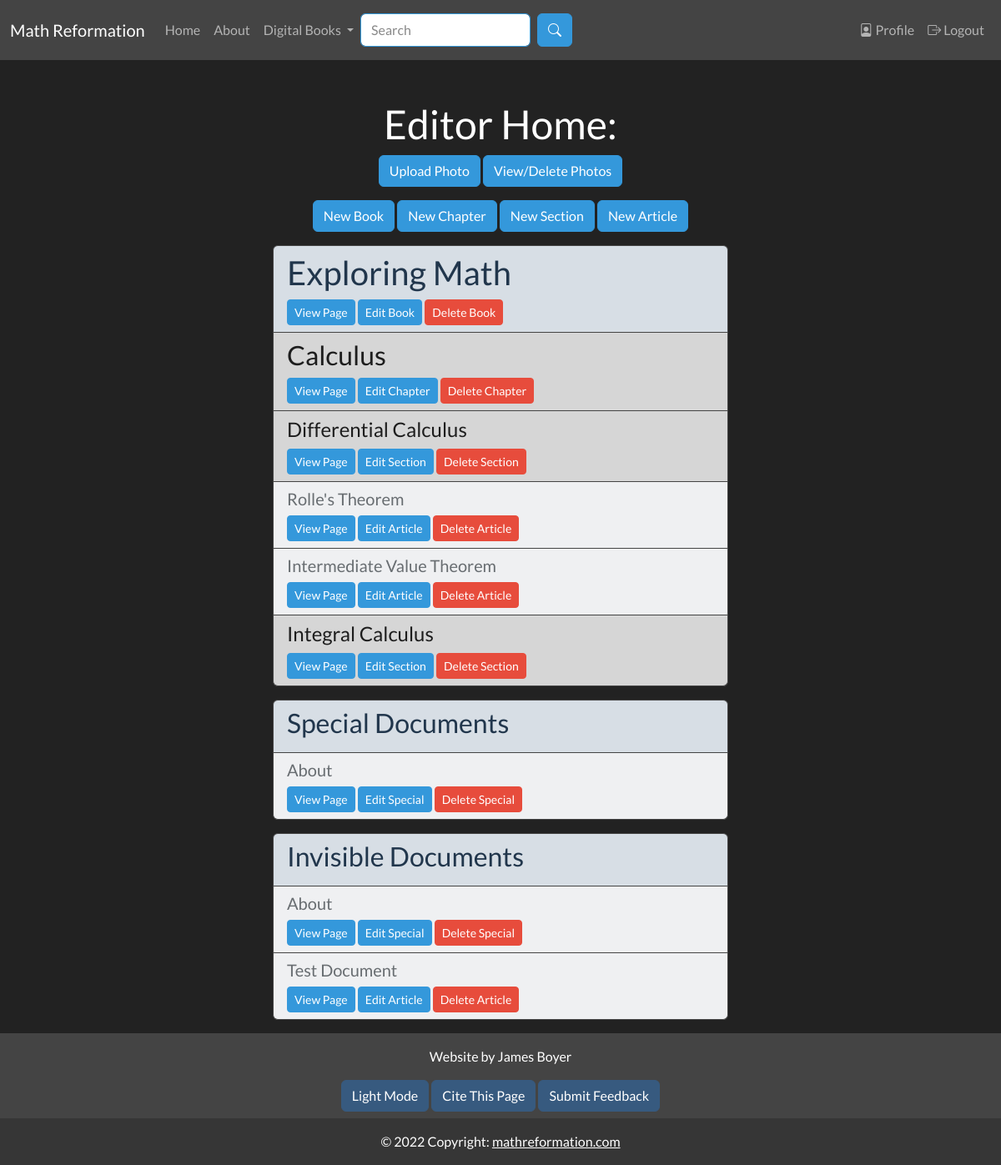
The page /editor_home (signed in) on the database as committed earlier.
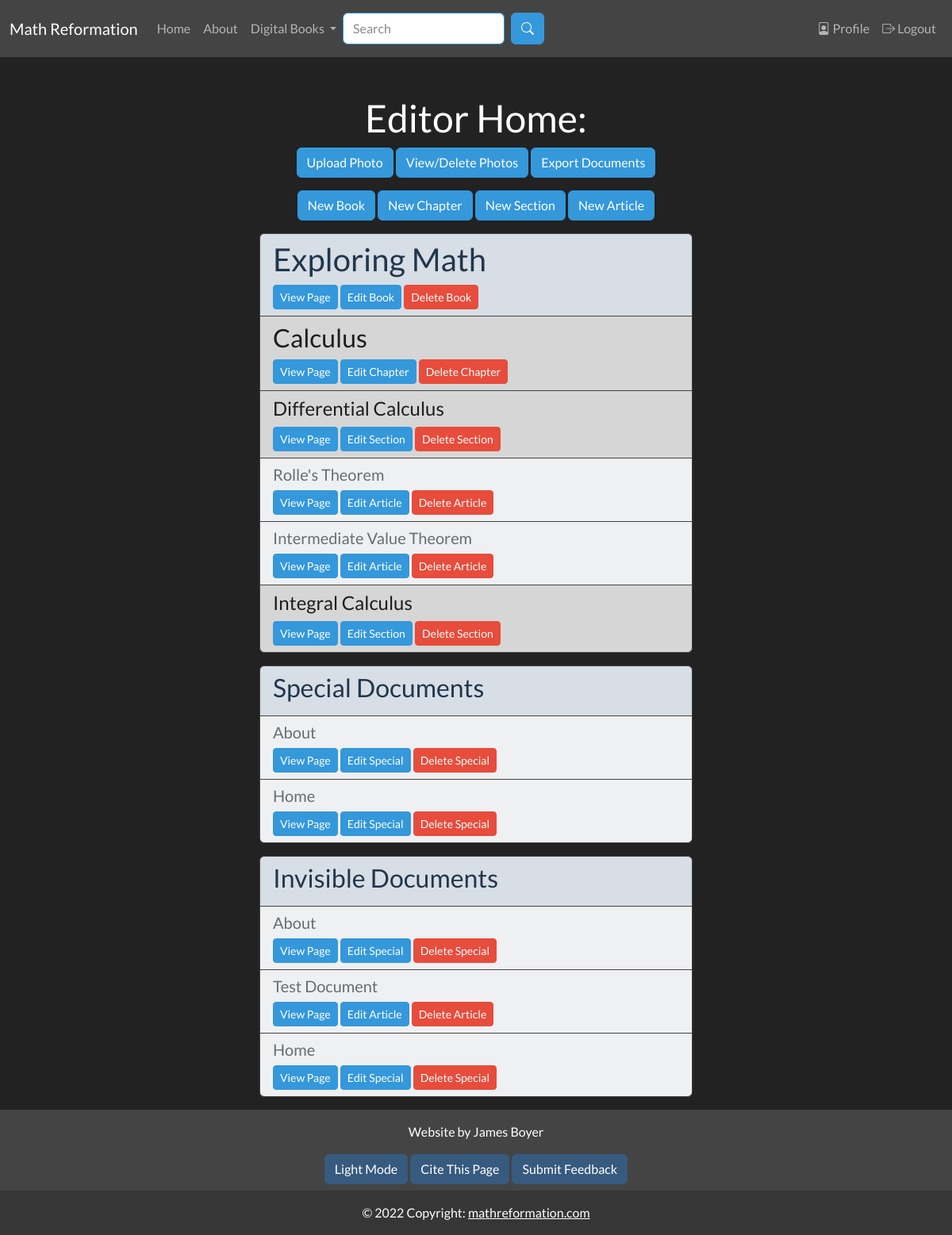
The same page on the database as committed later.
### app/models.py (models this page shows, shortened)
class SearchableMixin(object):
    @classmethod
    def search(cls, expression, page, per_page):
        ids, scores, total = query_index(cls.__tablename__, expression, page, per_page)
        if total == 0:
            return cls.query.filter_by(id=0), [], 0
        when = []
        for i in range(len(ids)):
            when.append((ids[i], i))
        return cls.query.filter(cls.id.in_(ids)).order_by( db.case(when, value=cls.id)), scores, total

class Document(SearchableMixin, db.Model):
    __tablename__ = "document"
    __searchable__ = ["body_main", "name"]
    id = db.Column(db.Integer, primary_key=True)
    name = db.Column(db.String(50), nullable=False, unique=False)
    path = db.Column(db.String(250), unique=True, nullable=False)
    body_main = db.Column(db.String(), index=True)
    body_draft = db.Column(db.String(), index=True)
    date_added = db.Column(db.DateTime, nullable=False,
        default=datetime.utcnow)
    header = db.Column(db.String(), index=True)
    order = db.Column(db.Integer())
    is_visible = db.Column(db.Boolean())
    document_type = db.Column(db.String(10), index=True)
    user_id = db.Column(db.Integer, db.ForeignKey('user.id'))
    prev_page_id = db.Column(db.Integer(), db.ForeignKey("document.id"))
    next_page = db.relationship("Document", backref=backref("prev_page", remote_side=[id]), uselist=False, foreign_keys=[prev_page_id])
    parent_id = db.Column(db.Integer(), db.ForeignKey("document.id"))
    children = db.relationship("Document", backref=backref("parent", remote_side=[id]), foreign_keys=[parent_id])
    def ordered_children(self):
        print(self.children)
        children = [child for child in self.children if child.is_visible]
        if self.children == []:
            return []
        children_idx = np.array([child.order if child.order != None else 0 for child in children])
        print(children_idx)
        sorted_children_idx = np.argsort(children_idx)
        print(sorted_children_idx)
        return np.array(self.children)[sorted_children_idx]
    def __repr__(self):
        return '<Document ' + self.name + '>'

### app/staff/routes.py (the view)
@bp.route("/editor_home", methods=["GET", "POST"])
@login_required
@editor_permission.require(http_exception=403)
def editor_home():
    add_photo_form = AddPhotoForm()
    if add_photo_form.validate_on_submit():
        filename = photos.save(request.files["photo"], name=add_photo_form.name.data)
        url =  url_for("_uploads.uploaded_file", setname="photos", filename=filename)
        print("Url: ", url)
        flash("Photo uploaded at: " + url)
    files = os.listdir(current_app.config['UPLOADED_PHOTOS_DEST'])
    books = Document.query.filter_by(document_type="book")
    special_documents = Document.query.filter_by(document_type="special")
    invisible_documents = Document.query.filter_by(is_visible=False)
    lost_documents = [doc for doc in Document.query.filter_by(parent=None) if doc.document_type not in ["book", "special"]]
    return render_template('staff/editor_home.html',
                            books=books,
                            special_documents=special_documents,
                            invisible_documents=invisible_documents,
                            lost_documents=lost_documents,
                            add_photo_form=add_photo_form,
                            setname=photos.name,
                            files=files,
                            title="Editor Home")

### app/main/forms.py
class SearchForm(FlaskForm):
    q = StringField("Search", validators=[DataRequired()])
    submit = SubmitField("Search")
    def __init__(self, *args, **kwargs):
        if 'formdata' not in kwargs:
            kwargs['formdata'] = request.args
        if 'csrf_enabled' not in kwargs:
            kwargs['csrf_enabled'] = False
        super(SearchForm, self).__init__(*args, **kwargs)

### app/staff/forms.py
class AddPhotoForm(FlaskForm):
    photo = FileField('Photo')
    name = StringField("Name",validators=[DataRequired()])
    submit = SubmitField('Save')

### MathReformationWebsite.py (called while the page is built)
@app.context_processor
def add_imports():
    return dict(admin_permission=admin_permission, author_permission=author_permission, editor_permission=editor_permission, g=g)

### app/auth/routes.py (called while the page is built)
@login.user_loader
def load_user(id):
    return User.query.get(int(id))

### app/main/routes.py (called while the page is built)
@bp.before_app_request
def before_request():
    g.search_form = SearchForm(meta={'csrf': False})
    if g.search_form.validate():
        print("here")

### app/models.py (called while the page is built)
    def get_task_in_progress(self, name):
        return Task.query.filter_by(name=name, user=self, complete=False).first()

### app/templates/staff/editor_home.html (shortened to what this page needs)
{% extends "base.html" %}
{% from 'macros/form_macros.html' import input, edit_document_button, delete_document_button, view_document_button %}
{% from 'macros/photo_macros.html' import photo_viewer_script, photo_viewer_button, add_photo_button %}
{% block content %}
<h1 class="text-center">Editor Home:</h1>
<div class="text-center">
    {{ add_photo_button(field=add_photo_form) }}
    {{ photo_viewer_button(files, can_delete=True, btn_name="View/Delete Photos") }}
    {% if not current_user.get_task_in_progress('export_document') %}
    <a href="{{ url_for('staff.export') }}" class="btn btn-info" role="button">Export Documents</a>
    {% endif %}
</div>
<div class="mt-3 mb-3 text-center">
    <a href="{{ url_for('staff.new_document', document_type='book', version='main') }}" class="btn btn-info" role="button">New Book</a>
    <a href="{{ url_for('staff.new_document', document_type='chapter', version='main') }}" class="btn btn-info" role="button">New Chapter</a>
    <a href="{{ url_for('staff.new_document', document_type='section', version='main') }}" class="btn btn-info" role="button">New Section</a>
    <a href="{{ url_for('staff.new_document', document_type='article', version='main') }}" class="btn btn-info" role="button">New Article</a>
</div>
{% for book in books %}
<ul class="list-group mt-3 mb-3">
    <li class="list-group-item list-group-item-primary">
        <h2>{{ book.name }}</h2>
        {{ view_document_button(path=book.path, warning=False) }}
        {{ edit_document_button(path=book.path, document_type='book') }}
        {{ delete_document_button(path=book.path, document_type='book') }}
    </li>
    {% for chapter in book.ordered_children() %}
    <li class="list-group-item list-group-item-dark">
        <h3>{{ chapter.name }}</h3>
        {{ view_document_button(path=chapter.path, warning=False) }}
        {{ edit_document_button(path=chapter.path, document_type='chapter') }}
        {{ delete_document_button(path=chapter.path, document_type='chapter') }}
    </li>
    {% for section in chapter.ordered_children() %}
    <li class="list-group-item list-group-item-dark">
        <h4>{{ section.name }}</h4>
        {{ view_document_button(path=section.path, warning=False) }}
        {{ edit_document_button(path=section.path, document_type='section') }}
        {{ delete_document_button(path=section.path, document_type='section') }}
    </li>
    {% for article in section.ordered_children() %}
    <li class="list-group-item list-group-item-light">
        <h5>{{ article.name }}</h5>
        {{ view_document_button(path=article.path, warning=False) }}
        {{ edit_document_button(path=article.path, document_type='article') }}
        {{ delete_document_button(path=article.path, document_type='article') }}
    </li>
    {% endfor %}
    {% endfor %}
    {% endfor %}
</ul>
{% endfor %}
{% if special_documents %}
<ul class="list-group mt-3 mb-3">
    <li class="list-group-item list-group-item-primary">
        <h3>Special Documents</h3>
    </li>
    {% for document in special_documents %}
    <li class="list-group-item list-group-item-light">
        <h5>{{ document.name }}</h5>
        {{ view_document_button(path=document.path, warning=False) }}
        {{ edit_document_button(path=document.path, document_type=document.document_type) }}
        {{ delete_document_button(path=document.path, document_type=document.document_type) }}
    </li>
    {% endfor %}
</ul>
{% endif %}
{% if invisible_documents %}
<ul class="list-group mt-3 mb-3">
    <li class="list-group-item list-group-item-primary">
        <h3>Invisible Documents</h3>
    </li>
    {% for document in invisible_documents %}
    <li class="list-group-item list-group-item-light">
        <h5>{{ document.name }}</h5>
        {{ view_document_button(path=document.path, warning=False) }}
        {{ edit_document_button(path=document.path, document_type=document.document_type) }}
        {{ delete_document_button(path=document.path, document_type=document.document_type) }}
    </li>
    {% endfor %}
</ul>
{% endif %}
{% endblock %}
{% block citation %}
{{ citation_info(page_type="Math Reformation", page_name="Editor Home") }}
{% endblock %}

### app/templates/macros/form_macros.html (shortened to what this page needs)
{% macro edit_document_button(path, document_type) -%}
<a href="{{ url_for('staff.edit_document', document_type=document_type, path=path, version='main') }}" class="btn btn-info btn-sm" role="button">Edit {{ document_type.capitalize() }}</a>
{%- endmacro %}
{% macro delete_document_button(path, document_type) -%}
<a href="{{ url_for('staff.delete_file', item_type=document_type, item_name=path) }}" class="btn btn-sm btn-danger" onclick="return confirm('Are you sure you want to delete this {{ document_type }}?');" role="button">Delete {{ document_type.capitalize() }}</a>
{%- endmacro %}
{% macro view_document_button(path, warning) -%}
<a href="{{ url_for('main.document_page', path=path) }}" class="btn btn-sm btn-info" role="button"  {% if warning %}onclick="return confirm('Make sure to save document first! Please click on OK to continue.');" {% endif %}>View Page</a>
{%- endmacro %}

Rows that differ between the two databases and show on the page:
added Document: name "Home", capitalize "Special"
Other text that changed with them:
text now shown: "Export Documents"
